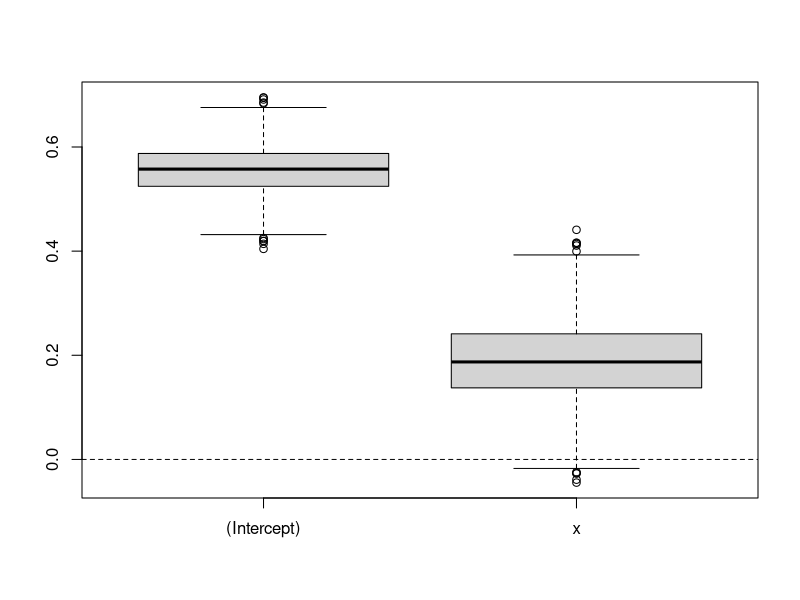

Recreate this plot in R.
d <- boot::brambles

b <- function(){
    sam <- sample(1:NROW(d), replace = TRUE)
    m <- lm(age~x,data=d[sam,])
    return(coef(m))
}

res <- replicate(1000, b())
boxplot(t(res))
abline(h=0, lty=2)
